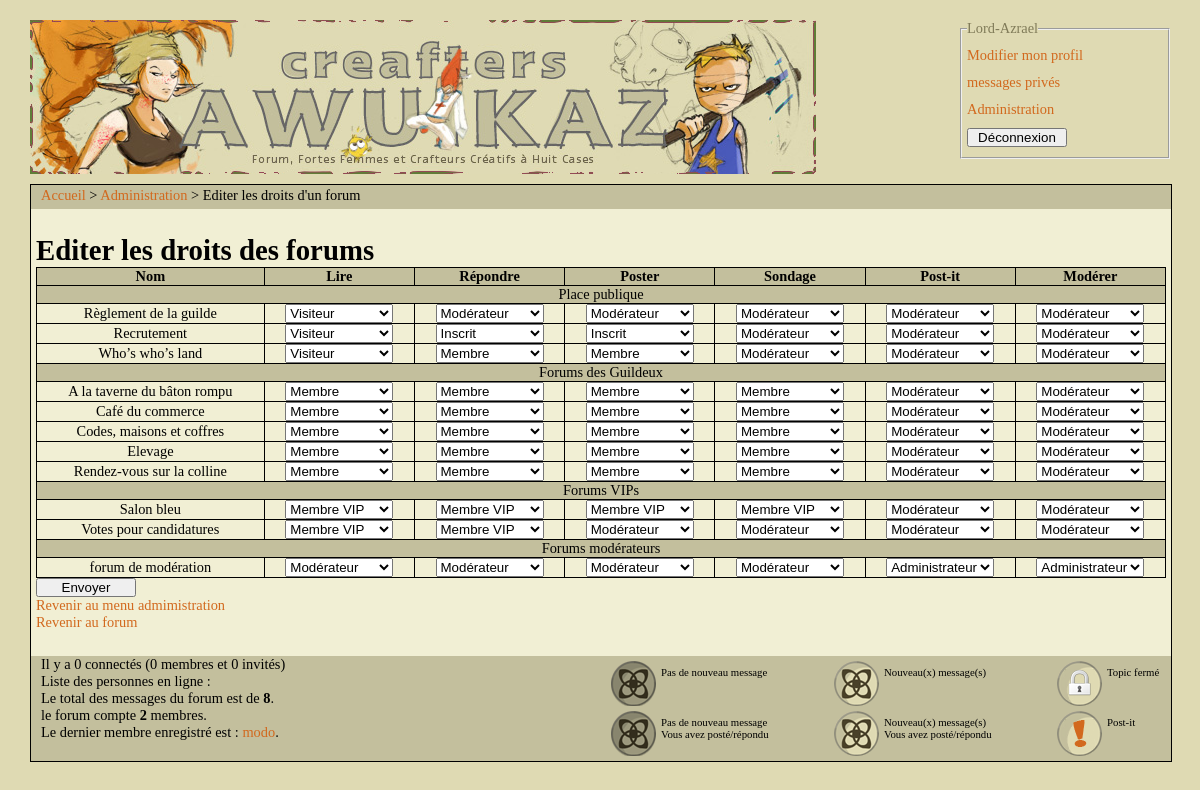
Screenshot of /?page=admin&cat=droits_forum (signed in) with the database file from the repository.
### tables this page shows
CREATE TABLE IF NOT EXISTS `forum` (
  `forum_id` int(11) NOT NULL auto_increment,
  `forum_cat_id` mediumint(8) NOT NULL,
  `forum_name` varchar(50) NOT NULL,
  `forum_desc` text NOT NULL,
  `forum_ordre` mediumint(8) NOT NULL,
  `forum_last_post_id` int(11) NOT NULL,
  `forum_topic` mediumint(8) NOT NULL,
  `forum_post` mediumint(8) NOT NULL,
  `auth_view` tinyint(4) NOT NULL default '1',
  `auth_post` tinyint(4) NOT NULL default '2',
  `auth_topic` tinyint(4) NOT NULL default '2',
  `auth_annonce` tinyint(4) NOT NULL default '5',
  `auth_modo` tinyint(4) NOT NULL default '5',
  `auth_sondage` int(11) NOT NULL default '3',
  PRIMARY KEY  (`forum_id`)
);

CREATE TABLE IF NOT EXISTS `categorie` (
  `cat_id` int(11) NOT NULL auto_increment,
  `cat_nom` varchar(50) NOT NULL,
  `cat_ordre` int(11) NOT NULL,
  PRIMARY KEY  (`cat_id`)
);

CREATE TABLE IF NOT EXISTS `membres` (
  `membre_id` int(11) NOT NULL auto_increment,
  `membre_pseudo` varchar(50) NOT NULL,
  `membre_mdp` varchar(32) NOT NULL,
  `membre_email` varchar(100) NOT NULL,
  `membre_msn` varchar(100) NOT NULL,
  `membre_siteweb` varchar(100) NOT NULL,
  `membre_avatar` varchar(100) NOT NULL,
  `membre_signature` varchar(250) NOT NULL,
  `membre_localisation` varchar(100) NOT NULL,
  `membre_inscrit` int(11) NOT NULL,
  `membre_derniere_visite` int(11) NOT NULL,
  `membre_rang` tinyint(4) NOT NULL default '2',
  `membre_post` int(11) NOT NULL,
  `membre_verif` int(11) NOT NULL default '0',
  `membre_code` int(11) NOT NULL default '0',
  `membre_occup` varchar(100) NOT NULL,
  `membre_email_visible` int(11) NOT NULL default '0',
  PRIMARY KEY  (`membre_id`)
);

### index.php (called while the page is built, shortened)
<?php
include("includes/config.php");
include("includes/fonctions.php");
include("displayManager.php");
?>

### includes/fonctions.php (called while the page is built, shortened)
<?php
function verif_auth($auth_necessaire)
{
    if($_SESSION['connected'])
        $auth = intval($_SESSION['level']);
    else
        $auth = 1;
    if ($auth_necessaire <= $auth)
        return true;
    else
        return false;
}
?>

### includes/config.php (called while the page is built, shortened)
<?php
$list_rang = array("Banni", "Visiteur", "Inscrit", "Membre", "Membre VIP", "Modérateur", "Administrateur");
$list_champ = array("auth_view", "auth_post", "auth_topic", "auth_sondage", "auth_annonce", "auth_modo");
?>

### admin.php (the view, shortened to what this page needs)
<?php
if ($_SESSION['connected'])
{
    if (verif_auth(LEVEL_MODO))
    {
        echo '<div id="administration" >';
        $cat = ((isset($_GET['cat']))? stripslashes(htmlspecialchars($_GET['cat'])): '');
        switch($cat)
        {
                            ?>
                        <?php
            case "droits_forum":
                if (verif_auth(LEVEL_ADMIN))
                {
                    echo '<h1>Editer les droits des forums</h1>';
                    $categorie= NULL;
                    if (isset($_POST['submit']))
                    {
                        $query = 'SELECT *
                                    FROM forum';
                        $result = mysql_query($query) or die(mysql_error());
                        foreach ($_POST['nom'] as $forumId => $nom)
                        {
                            $auth_view = intval($_POST['auth_view'][$forumId]);
                            $auth_post = intval($_POST['auth_post'][$forumId]);
                            $auth_topic = intval($_POST['auth_topic'][$forumId]);
                            $auth_sondage = intval($_POST['auth_sondage'][$forumId]);
                            $auth_annonce = intval($_POST['auth_annonce'][$forumId]);
                            $auth_modo = intval($_POST['auth_modo'][$forumId]);
                            mysql_data_seek($result, 0);
                            while ($data = mysql_fetch_assoc($result))
                            {
                                if ($forumId == $data['forum_id'])
                                {
                                    $test = ($auth_annonce != $data['auth_annonce']
                                            || $auth_modo != $data['auth_modo']
                                            || $auth_post != $data['auth_post']
                                            || $auth_sondage != $data['auth_sondage']
                                            || $auth_topic != $data['auth_topic']
                                            || $auth_view != $data['auth_view']);
                                    if ($test)
                                    {
                                        $query = 'UPDATE forum
                                                    SET auth_view = "'.$auth_view.'",
                                                        auth_post = "'.$auth_post.'",
                                                        auth_topic = "'.$auth_topic.'",
                                                        auth_sondage = "'.$auth_sondage.'",
                                                        auth_annonce = "'.$auth_annonce.'",
                                                        auth_modo = "'.$auth_modo.'"
                                                    WHERE forum_id = "'.intval($forumId).'"';
                                        mysql_query($query) or die(mysql_error());
                                        echo'<p>Le forum "'.$data['forum_name'].'" a été modifié !</p>';
                                    }
                                }
                            }
                        }
                    }
                    else
                    {
                        $query = 'SELECT cat_id,
                                        cat_nom,
                                        forum_name,
                                        forum_id,
                                        auth_view,
                                        auth_post,
                                        auth_topic,
                                        auth_annonce,
                                        auth_modo,
                                        auth_sondage
                                            FROM forum
                                            LEFT JOIN categorie ON forum_cat_id = cat_id
                                            ORDER BY cat_ordre, forum_ordre';
                        $result = mysql_query($query) or die (mysql_error());
                        if (mysql_num_rows($result) != 0)
                        {
                            echo '<form method="post" action="?page=admin&cat=droits_forum">';
                            ?>
                    <table>
                        <tr>
                            <th>Nom</th>
                            <th>Lire</th>
                            <th>Répondre</th>
                            <th>Poster</th>
                            <th>Sondage</th>
                            <th>Post-it</th>
                            <th>Modérer</th>
                        </tr>
                            <?php
                            while ($data = mysql_fetch_assoc($result))
                            {
                                if($categorie != $data['cat_id'])
                                {
                                    $categorie = $data['cat_id'];
                                    ?>
                                        <tr>
                                            <td colspan="7" class="categorie" ><?php echo stripslashes(htmlspecialchars($data['cat_nom'])); ?></td>
                                        </tr>
                                    <?php
                                }
                                echo '<tr>';
                                echo '<td><input type="hidden" name="nom['.$data['forum_id'].']" value="'.stripslashes(htmlspecialchars($data['forum_name'])).'" />'.stripslashes(htmlspecialchars($data['forum_name'])).'</td>';
                                foreach($list_champ as $idChamp => $champ)
                                {
                                    echo'<td><select name="'.$champ.'['.$data['forum_id'].']">';
                                    foreach($list_rang as $idRang => $rang)
                                    {
                                        $selected = (($idRang == $data[$champ])? 'selected="selected"': '');
                                        echo'<option value="'.$idRang.'" '.$selected.' >'.$rang.'</option>';
                                    }
                                    echo'</select></td>';
                                }
                                echo '</tr>';
                            }
                            echo '</table>';
                            echo '<p><input type="hidden" name="forum_id" value="'.$data['forum_id'].'" />';
                            echo '<input type="submit" name="submit" value="Envoyer"></p></form>';
                        }
                        else
                        {
                            echo '<p>Aucun forum n\' a été créé !</p>';
                            echo '<p>Veuillez créer au moins <a href="?page=admin&cat=creer&c=f" >un forum</a> avant de continuer.</p>';
                        }
                    }
                    echo '<p><a href="?page=admin" >Revenir au menu admimistration</a><br/>';
                    echo '<a href="index.php" >Revenir au forum</a></p>';
                }
                break;
                        ?>
                    <?php
        }
        echo '</div>';
    }
    else
    {
        echo '<p>Vous n\'avez pas l\'autorisation d\'acceder à cette page</p>';
    }
}
?>

### displayManager.php (shortened to what this page needs)
<!DOCTYPE html PUBLIC "-//W3C//DTD XHTML 1.0 Strict//EN" "http://www.w3.org/TR/xhtml1/DTD/xhtml1-strict.dtd">
<html xmlns="http://www.w3.org/1999/xhtml" xml:lang="fr" >
    <head>
        <link rel="stylesheet" media="screen" type="text/css" title="Design" href="./css/design.css" />
    </head>
    <body>
        <div id="page" >
            <div id="connexion" >
<?php
$page = ((isset($_GET['page']))? stripslashes(htmlspecialchars($_GET['page'])): 'accueil');
if ($_SESSION['connected'])
{
    ?>
                    <form method="post" action="index.php">
                        <fieldset>
                            <legend><?php echo stripslashes(htmlspecialchars($_SESSION['pseudo'])); ?></legend>
                            <p>
    <?php
    echo '<ul>';
    echo '<li><a href="?page=vp&action=modifier">Modifier mon profil</a></li>';
    echo '<li><a href="?page=mp">messages privés</a></li>';
    if (verif_auth(LEVEL_MODO))
    {
        echo '<li><a href ="?page=admin">Administration</a></li>';
    }
    echo '</ul>';
    ?>
                            </p>
                            <p>
                                <input type="submit" value="Déconnexion" name="deconnexion" /><br/>
                            </p>
                        </fieldset>
                    </form>
    <?php
}
echo '</div>';
echo '<div id="banniere"></div>';
echo '<div id="corps">';
include ('fildarianne.php');
echo '<div id="corps_forum">';
switch ($page)
{
    case 'admin':
        include("admin.php");
        break;
}
echo '</div>';
$query = 'SELECT count(post_id) AS nbMessages
            FROM post';
$result = mysql_query($query) or die (mysql_error());
$data = mysql_fetch_assoc($result);
$nbMessage = $data['nbMessages'];
$query = 'SELECT count(membre_id) AS nbMembres
                    FROM membres';
$result = mysql_query($query) or die (mysql_error());
$data = mysql_fetch_assoc($result);
$nbMembres = $data['nbMembres'];
$query = "SELECT membre_pseudo,
                membre_id
                    FROM membres
                    ORDER BY membre_id DESC
                    LIMIT 0, 1";
$result = mysql_query($query) or die (mysql_error());
$data = mysql_fetch_assoc($result);
$derniermembre = stripslashes(htmlspecialchars($data['membre_pseudo']));
$query = 'SELECT COUNT(*) AS nbr_visiteurs
            FROM whosonline
            WHERE online_id = 0';
$result = mysql_query($query) or die (mysql_error());
$count_visiteurs = mysql_result($result,0);
$query = 'SELECT membre_id,
                membre_pseudo
                    FROM whosonline
                    LEFT JOIN membres ON membre_id = online_id
                    WHERE online_time > '.TIME_MAX;
$result = mysql_query($query) or die (mysql_error());
$count_membres = mysql_num_rows($result);
$count_online = $count_visiteurs + $count_membres;
?>
            <div id="footer" >
                <table>
                    <tr>
                        <td>
                            <img src="images/message.png" alt="message" class="left" />
                            <div>Pas de nouveau message</div>
                        </td>
                        <td>
                            <img src="images/message_non_lu.png" alt="message" class="left" />
                            <div>Nouveau(x) message(s)</div>
                        </td>
                        <td class="w20" >
                            <img src="images/locked.png" alt="message" class="left" />
                            <div>Topic fermé</div>
                        </td>
                    </tr>
                    <tr>
                        <td>
                            <img src="images/messagep_lu.png" alt="message" class="left" />
                            <div>Pas de nouveau message<br/>
                            Vous avez posté/répondu</div>
                        </td>
                        <td>
                            <img src="images/messagep_non_lu.png" alt="message" class="left" />
                            <div>Nouveau(x) message(s)<br/>
                            Vous avez posté/répondu</div>
                        </td>
                        <td class="w20" >
                            <img src="images/postit.png" alt="message" class="left" />
                            <div>Post-it</div>
                        </td>
                    </tr>
                </table>
<?php
echo '<p>Il y a '.$count_online.' connectés ('.$count_membres.' membres et '.$count_visiteurs.' invités)<br/>';
echo 'Liste des personnes en ligne : ';
while ($data = mysql_fetch_assoc($result))
{
    echo '<a href="?page=vp&m='.$data['membre_id'].'&action=consulter">'.stripslashes(htmlspecialchars($data['membre_pseudo'])).'</a> ';
}
echo '<br/>';
echo 'Le total des messages du forum est de <strong>'.$nbMessage.'</strong>.<br/>';
echo 'le forum compte <strong>'.$nbMembres.'</strong> membres.<br/>';
echo 'Le dernier membre enregistré est : <a href="?page=vp&m='.$data['membre_id'].'&action=consulter">'.$derniermembre.'</a>.</p>';
?>
            </div>
        </div>
    </body>
</html>

### css/design.css (style rules this page uses)
* { margin: 0px; padding: 0px; }
a { text-decoration: none; color : #d2691e; }
ul { list-style-type: none; }
table { width: 100%; border: 1px solid black; border-collapse: collapse; }
th { border: 1px solid black; background-color : #c3bf9d; }
td { border: 1px solid black; }
input { width: 100px; }
table tr td select { width: auto; }
.left { float: left; }
.categorie { background-color : #c3bf9d; }
.w20 { width: 20%; }
body { font-family: "verdana", "times new roman", times, serif; font-size: 90%; background-color: #dfdab3; min-width: 1000px; width: 95%; margin: auto; }
#page { margin-top: 20px; margin-bottom: 20px; }
#banniere { width: 786px; height: 154px; background-position: center; margin-bottom: 10px; background-image:url(../images/banner.jpg); }
#connexion { width: 210px; float: right; }
#connexion fieldset { padding: 0px 0px 10px 5px; color: #807b59; }
#connexion legend { margin-bottom: 10px; color: #807b59; }
#connexion p { color: black; }
#connexion ul { margin-bottom: 10px; }
#connexion ul li { margin-bottom: 10px; }
#corps { border: 1px solid black; width: 100%; margin-top: 10px; background-color: #f1efd4; clear: both; }
#corps_forum { clear: both; padding: 5px; }
#footer { background-color: #c3bf9d; padding-left: 10px; margin-top: 20px; }
#footer table { width: 50%; float: right; font-size: 75%; border: none; border-collapse: separate; border-spacing: 5px; }
#footer table td { width: 40%; border: none; }
#footer table td div { margin-top: 5px; margin-left: 50px; }
#administration table { text-align: center; }

### rows the page displays
forum: categorie.cat_nom "Place publique", forum_name "Règlement de la guilde", forum_id "Visiteur", forum_id "Modérateur"
forum: forum_name "Recrutement", forum_id "Visiteur", forum_id "Inscrit", forum_id "Modérateur"
forum: forum_name "Who’s who’s land", forum_id "Visiteur", forum_id "Membre", forum_id "Modérateur"
forum: categorie.cat_nom "Forums des Guildeux", forum_name "A la taverne du bâton rompu", forum_id "Membre", forum_id "Modérateur"
forum: forum_name "Café du commerce", forum_id "Membre", forum_id "Modérateur"
forum: forum_name "Codes, maisons et coffres", forum_id "Membre", forum_id "Modérateur"
forum: forum_name "Elevage", forum_id "Membre", forum_id "Modérateur"
forum: forum_name "Rendez-vous sur la colline", forum_id "Membre", forum_id "Modérateur"
forum: categorie.cat_nom "Forums VIPs", forum_name "Salon bleu", forum_id "Membre VIP", forum_id "Modérateur"
forum: forum_name "Votes pour candidatures", forum_id "Membre VIP", forum_id "Modérateur"
forum: categorie.cat_nom "Forums modérateurs", forum_name "forum de modération", forum_id "Modérateur", forum_id "Administrateur"
membres: membre_pseudo "modo"

### other values shown
$_SESSION['pseudo'] "Lord-Azrael"
$count_online "0"
$count_membres "0"
$count_visiteurs "0"
$nbMessage "8"
$nbMembres "2"
